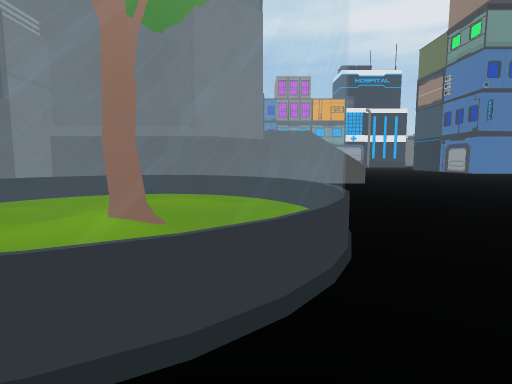
View 1 (above)

24 first-person views from a walk through a Unity game level. The camera is 1.2 m above the floor, tilts 6° down and sees 80° across. The floor is counted in squares, 2 m on a side. Each view is taken from the middle of a square. On the plan, view 1 faces up. The plan holds only what a view shows up to about 9 squares ahead; the rest is blank. The place goes on beyond the plan. The player is left out. Door leaves are left out, so doorways stand open.

View 2
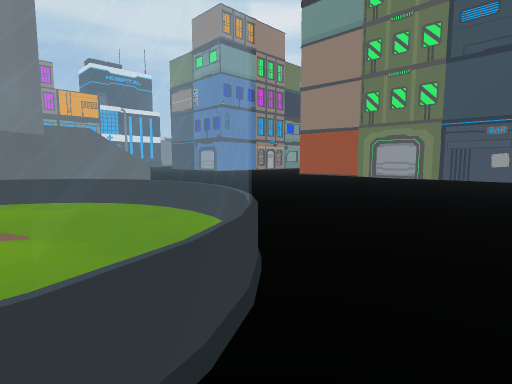

View 3
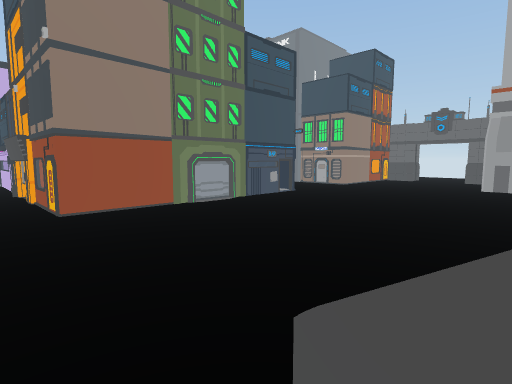

View 4
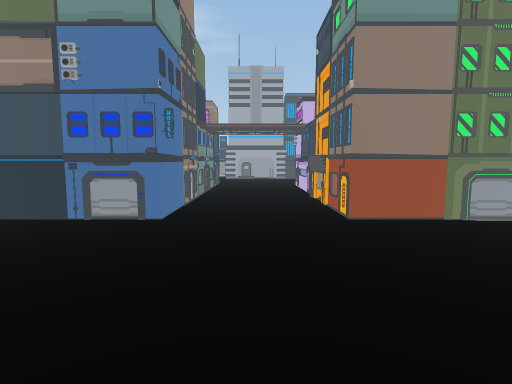

View 5
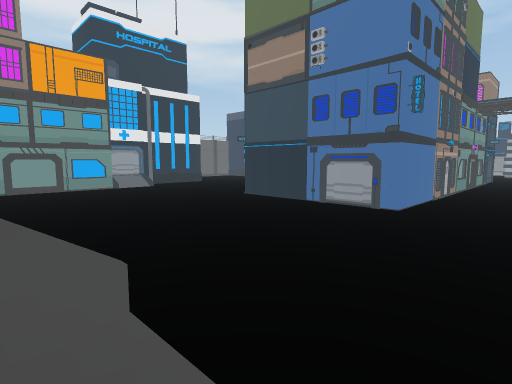

View 6
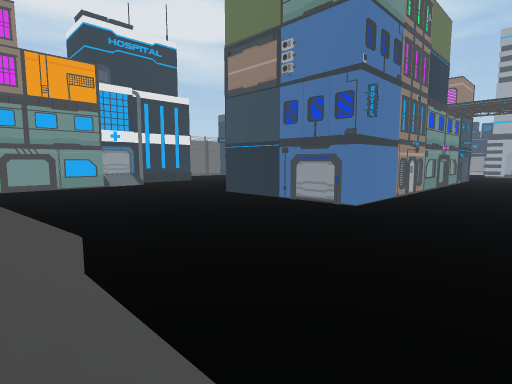

View 7
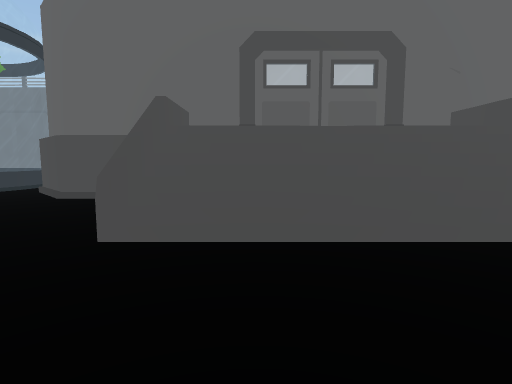

View 8
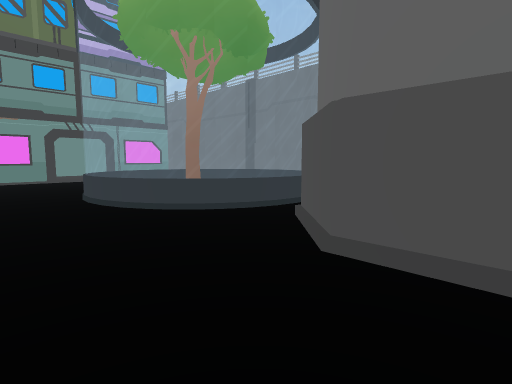

View 9
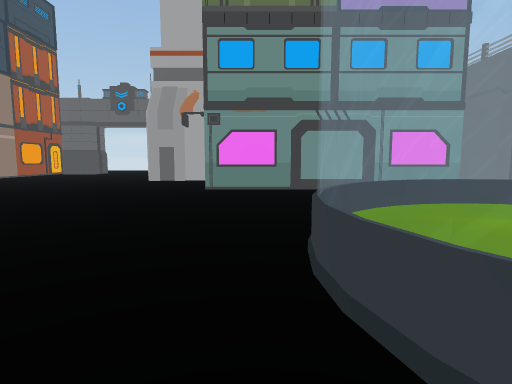

View 10
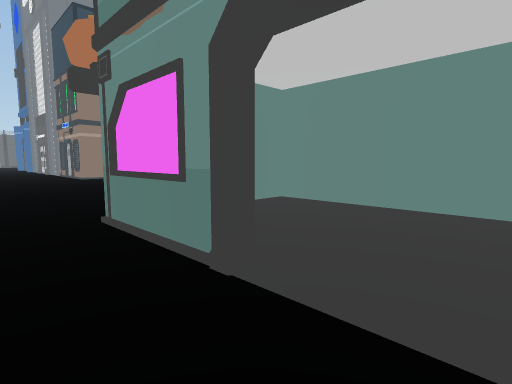

View 11
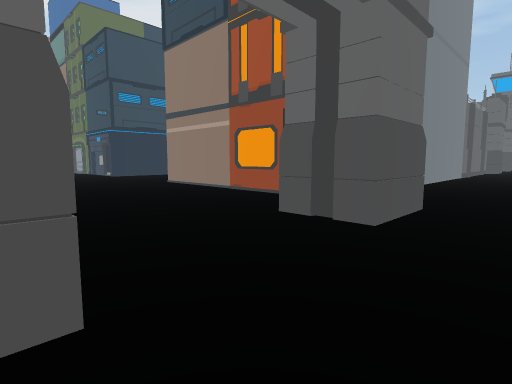

View 12
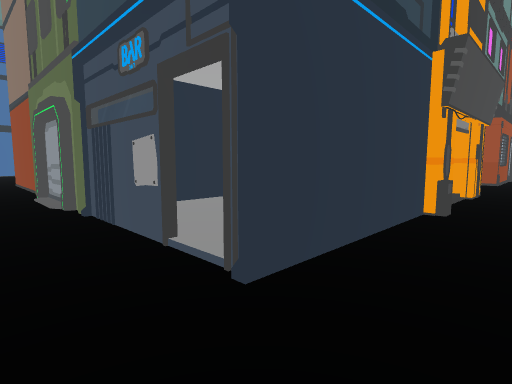

View 13
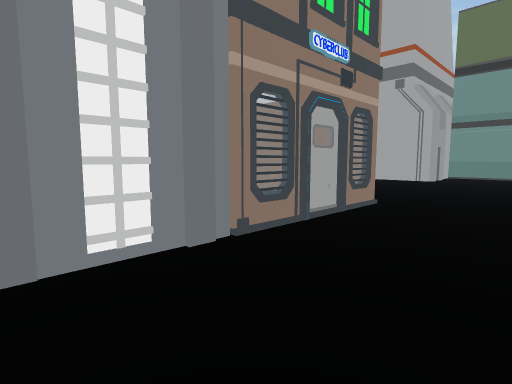

View 14
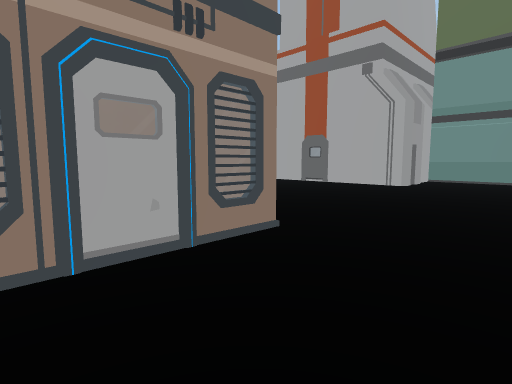

View 15
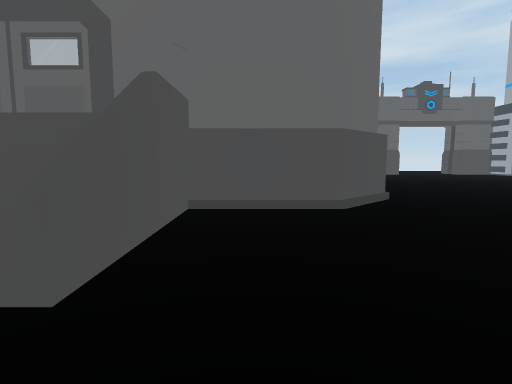

View 16
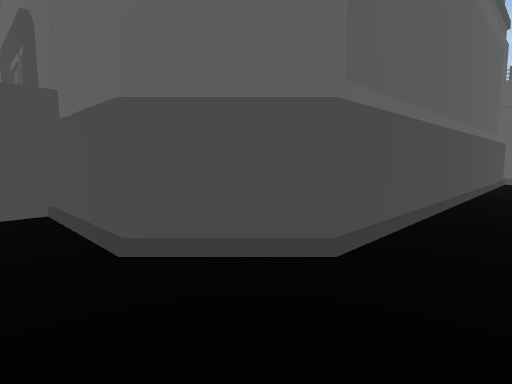

View 17
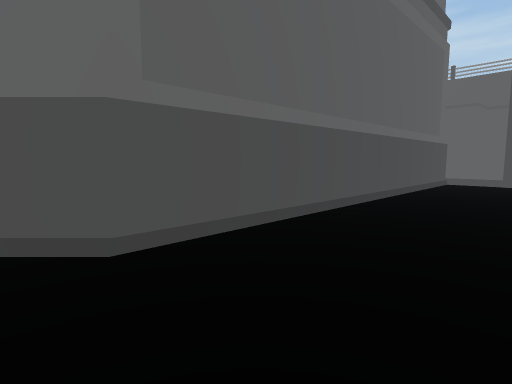

View 18
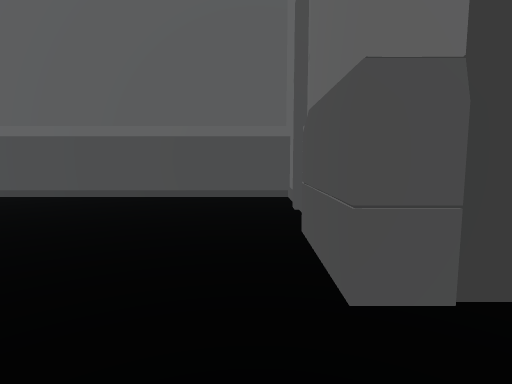

View 19
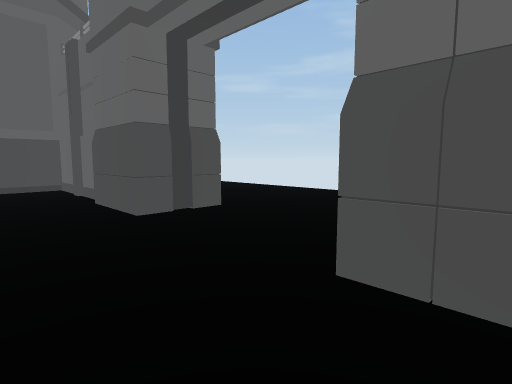

View 20
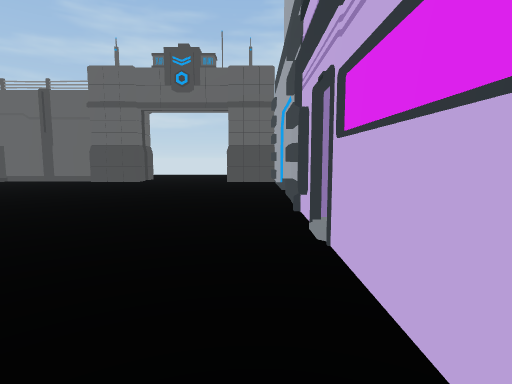

View 21
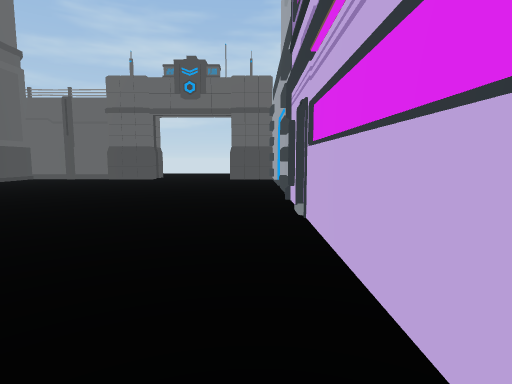

View 22
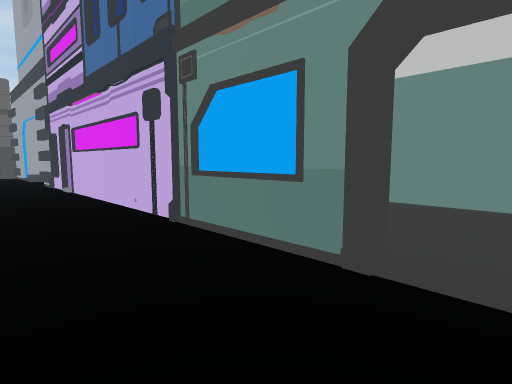

View 23
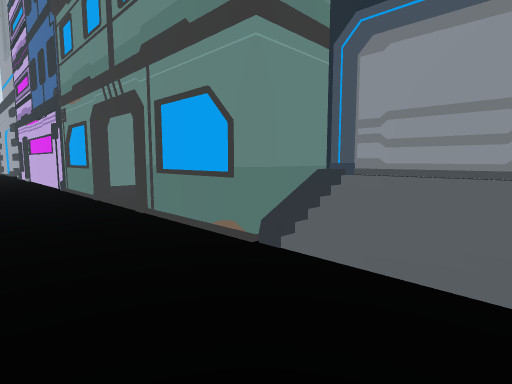

View 24
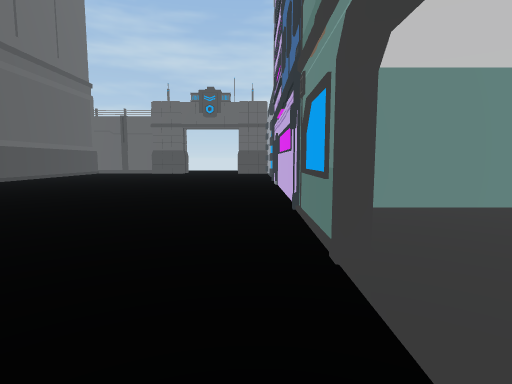

### Floor plan
Key: @ floor where view 1 was taken; # wall or solid block; x gap in a wall; . main floor; : floor 0.25 m higher than the main floor; + floor 2 m higher than the main floor; / step, stairs or slope; D open door; = window, fence, low wall or low ledge; O other object.
Columns run from 12 left of view 1 to 13 right of it. Each row starts with its distance up from view 1.
 25              ####
 24              #:::  OO
 23     OOOOODD#####D##O/
 22    ##..............
 21    D........   ..   .
 20    D.........  ...
 19    D.........  ....
 18 .. #.........  .....
 17 .. #.........  ......O
 16    #........ . ......O
 15    #########   ......O
 14            O#  ......O  O
 13             O   .....OOOOO
 12         O   OOO   ........
 11         O   O     ........
 10         O   O+/   ........
  9         O   O //.......
  8        OOO  OOO/..........
  7        OO   O .......OOOOO
  6            O# .......O OO
  5          ###.........#
  4          #===. ......O
  3          #:#=........OO
  2          # O=. ......OOOO
  1          #===. ......O:OO
  0          # .@. ....  OOOOx
 -1          # ... ...  .
 -2          ##DD##....... . .
 -3          #::::#.......
 -4           ##O##......OOOOO
 -5               ##O....O O
 -6                 O....O O
 -7                 O.   O
 -8                 O    O
 -9                  #DD## ...
-10                        ...
-11                  .

Positions as (right, up) in squares from view 1, and headings:
1: (0, 0), facing up
2: (-1, 0), facing up-right
3: (2, 9), facing down-right
4: (1, 10), facing right
5: (2, 10), facing up-right
6: (2, 9), facing up-right
7: (5, 9), facing left
8: (2, 7), facing down-left
9: (1, 4), facing down
10: (-1, -1), facing down-right
11: (5, -11), facing up-right
12: (8, -1), facing up-right
13: (13, -2), facing down-left
14: (11, -2), facing down-left
15: (4, 13), facing left
16: (1, 16), facing down-left
17: (0, 17), facing down-left
18: (-8, 20), facing down
19: (-7, 22), facing down-left
20: (0, 22), facing left
21: (1, 22), facing left
22: (4, 21), facing up-left
23: (8, 21), facing up-left
24: (5, 22), facing left
